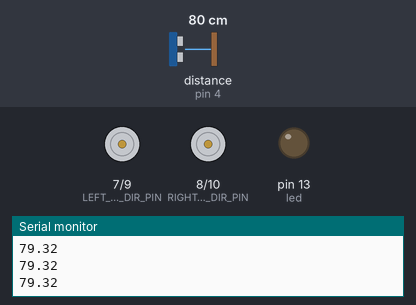
Recording of a sketch running on a simulated Arduino Uno, built with avr-gcc and run on an emulated ATmega328P. Parts: direction and speed pins drawn as motors (green arrow = direction pin HIGH = forward, orange = LOW = backward, longer = more drive), output pins drawn as LEDs (lit = HIGH), the last lines printed to the serial monitor. Wiring (inferred from the names in the program): ultrasonic range finder: trigger pin 2; echo pin 4. The test bench sets the inputs (shaded band); at power-on: distance to the obstacle (sensor on pin 4) 80 cm. The echo pulse lasts 58.3 µs per cm; pins used as bus, display or sensor lines are not drawn.

Above: at 1.2 s.
1.3 s: distance to the obstacle (sensor on pin 4) set to 23 cm
2.8 s: distance to the obstacle (sensor on pin 4) set to 19 cm
At 3.4 s:
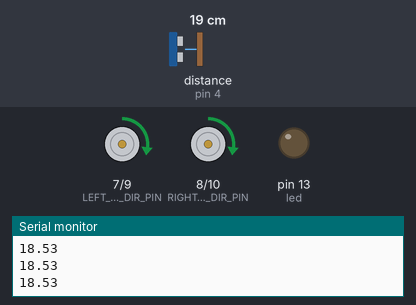
4.3 s: distance to the obstacle (sensor on pin 4) set to 12 cm
5.8 s: distance to the obstacle (sensor on pin 4) set to 9 cm
At 6.3 s:
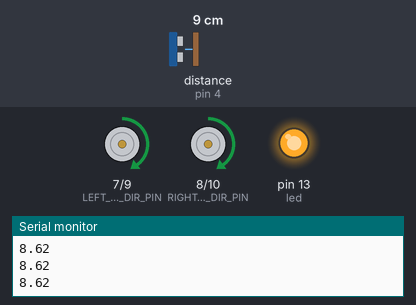
7.3 s: distance to the obstacle (sensor on pin 4) set to 18 cm
At 8.5 s:
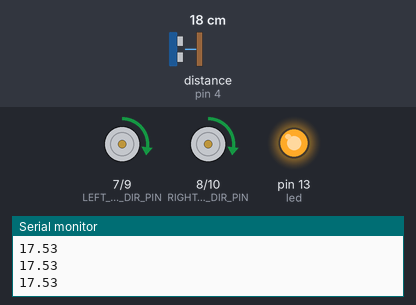
8.8 s: distance to the obstacle (sensor on pin 4) set to 2 cm
At 10.3 s:
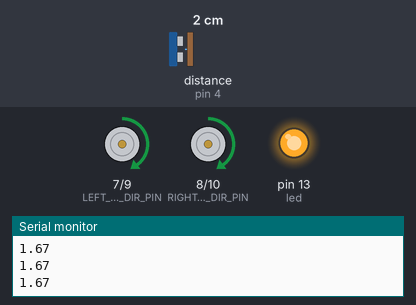
Timing chart, 0 to 11.3 s (numbered marks = the images above; inputs shaded):
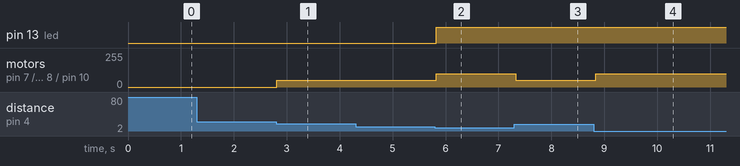

The sketch:

test05_motors_with_distance.ino
```cpp
// HC-SR04-test.ino
//
#include "Arduino.h"

int pinTrigger = 2;
int pinEcho = 4;
int led = 13;

const int LEFT_MOTOR_DIR_PIN = 7;
const int LEFT_MOTOR_PWM_PIN = 9;
const int RIGHT_MOTOR_DIR_PIN = 8;
const int RIGHT_MOTOR_PWM_PIN = 10;

const int DRIVE_FORWARD_TIME_MS = 1500;
const int TURN_TIME_MS = 2000;


void setup()
{
  // initialize serial comms
  Serial.begin(9600);

  // set pins
  pinMode(pinTrigger, OUTPUT);
  pinMode(pinEcho, INPUT);
  pinMode(led, OUTPUT);

  // Setup the pins
  pinMode( LEFT_MOTOR_DIR_PIN, OUTPUT );
  pinMode( LEFT_MOTOR_PWM_PIN, OUTPUT );
  pinMode( RIGHT_MOTOR_DIR_PIN, OUTPUT );
  pinMode( RIGHT_MOTOR_PWM_PIN, OUTPUT );
}

void loop()
{
  // send a 10us+ pulse
  digitalWrite(pinTrigger, LOW);
  delayMicroseconds(20);
  digitalWrite(pinTrigger, HIGH);
  delayMicroseconds(10);
  digitalWrite(pinTrigger, LOW);
  delayMicroseconds(20);

  //  read duration of echo
  int duration = pulseIn(pinEcho, HIGH);

  if(duration > 0) {
    // dist = duration * speed of sound * 1/2
    // dist in cm = duration in us * 1 x 10^{-6} * 340.26 * 100 * 1/2
    // =  0.017*duration
    float dist = 0.017 * duration;
    Serial.println(dist);

    if (dist < 10.00) {
      digitalWrite(led, HIGH);
      // Drive forwards at 100%
      digitalWrite( LEFT_MOTOR_DIR_PIN, HIGH );
      digitalWrite( RIGHT_MOTOR_DIR_PIN, HIGH );
      analogWrite( LEFT_MOTOR_PWM_PIN, 100 );
      analogWrite( RIGHT_MOTOR_PWM_PIN, 100 );
    }
    else if ((dist > 10.00) and (dist < 20.00)) {
      // Drive forwards at 50%
      digitalWrite( LEFT_MOTOR_DIR_PIN, HIGH );
      digitalWrite( RIGHT_MOTOR_DIR_PIN, HIGH );
      analogWrite( LEFT_MOTOR_PWM_PIN, 50 );
      analogWrite( RIGHT_MOTOR_PWM_PIN, 50 );
    }
    else {
      digitalWrite(led, LOW);
      // Stop motors
      digitalWrite( LEFT_MOTOR_DIR_PIN, HIGH );
      digitalWrite( RIGHT_MOTOR_DIR_PIN, HIGH );
      analogWrite( LEFT_MOTOR_PWM_PIN, 0 );
      analogWrite( RIGHT_MOTOR_PWM_PIN, 0 );

    }
  }

  // wait
  delay(70);
}
```

Measured:
- the behaviour switches between 21 and 20 cm on distance to the obstacle (sensor on pin 4) (found by bisection; images 0 and 1)
- the behaviour switches between 11 and 10 cm on distance to the obstacle (sensor on pin 4) (found by bisection; images 1 and 2)
- after the input at 2.8 s, motor on pin 7 (LEFT_MOTOR_DIR_PIN) / pin 9 (LEFT_MOTOR_PWM_PIN), motor on pin 8 (RIGHT_MOTOR_DIR_PIN) / pin 10 (RIGHT_MOTOR_PWM_PIN): stopped → forward 50/255 at once
- after the input at 5.8 s, pin 13 (led): LOW → HIGH at once; motor on pin 7 (LEFT_MOTOR_DIR_PIN) / pin 9 (LEFT_MOTOR_PWM_PIN), motor on pin 8 (RIGHT_MOTOR_DIR_PIN) / pin 10 (RIGHT_MOTOR_PWM_PIN): forward 50/255 → forward 100/255 at once
- after the input at 7.3 s, motor on pin 7 (LEFT_MOTOR_DIR_PIN) / pin 9 (LEFT_MOTOR_PWM_PIN), motor on pin 8 (RIGHT_MOTOR_DIR_PIN) / pin 10 (RIGHT_MOTOR_PWM_PIN): forward 100/255 → forward 50/255 at once
- after the input at 8.8 s, motor on pin 7 (LEFT_MOTOR_DIR_PIN) / pin 9 (LEFT_MOTOR_PWM_PIN), motor on pin 8 (RIGHT_MOTOR_DIR_PIN) / pin 10 (RIGHT_MOTOR_PWM_PIN): forward 50/255 → forward 100/255 at once
